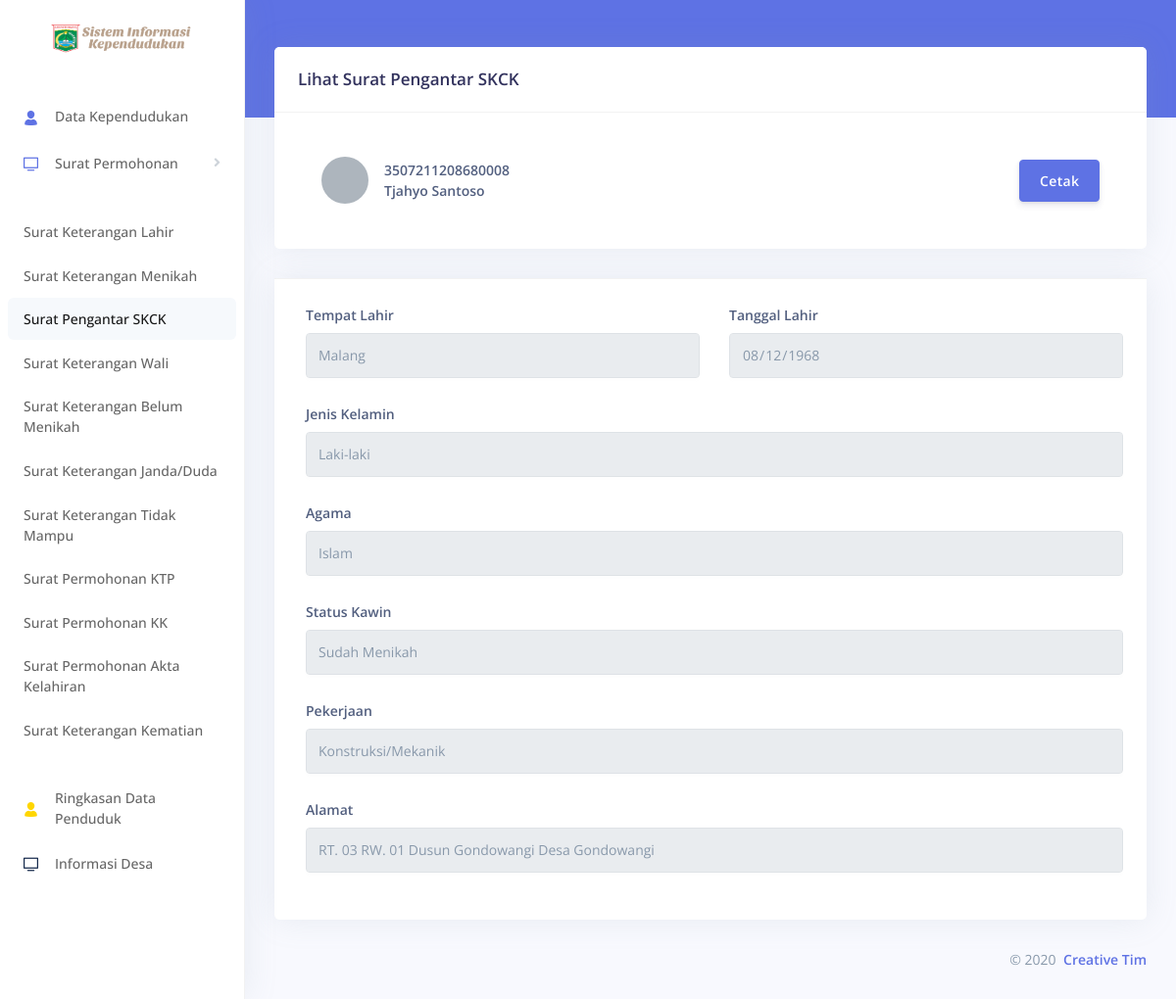
Screenshot of /Surat_PengantarSKCK/lihat_data/93 with the database file from the repository.
### tables this page shows
CREATE TABLE `surat` (
  `NIK_pemohon` varchar(16) DEFAULT NULL,
  `No_surat` int(11) NOT NULL,
  `jenis_surat` varchar(40) DEFAULT NULL,
  `tanggal_pengajuan` datetime DEFAULT current_timestamp(),
  `tanggal_terima` datetime DEFAULT current_timestamp(),
  `Nama_lahir` varchar(16) DEFAULT NULL,
  `Jenis_kelamin` enum('Laki-laki','Perempuan') DEFAULT NULL,
  `Jam_lahir` time DEFAULT NULL,
  `Hari_lahir` enum('Senin','Selasa','Rabu','Kamis','Jum''at','Sabtu','Minggu') NOT NULL,
  `Tanggal_lahir` date DEFAULT NULL,
  `Tempat_lahir` varchar(16) DEFAULT NULL,
  `Nama_ayah` varchar(16) DEFAULT NULL,
  `Nama_ibu` varchar(16) DEFAULT NULL,
  `Anak_ke` int(11) DEFAULT NULL,
  `Tanggal_kematian` date DEFAULT NULL,
  `Hari_mati` enum('Senin','Selasa','Rabu','Kamis','Jum''at','Sabtu') DEFAULT NULL,
  `Sebab_kematian` varchar(50) DEFAULT NULL,
  `Lokasi_kematian` varchar(50) DEFAULT NULL,
  `Tanggal_menikah` date DEFAULT NULL,
  `Wali_dari` varchar(16) DEFAULT NULL,
  `Keperluan` varchar(16) DEFAULT NULL,
  `Status_perceraian` varchar(30) DEFAULT NULL,
  `NIK_suami` varchar(16) DEFAULT NULL,
  `NIK_istri` varchar(16) DEFAULT NULL,
  `KK_Lama` varchar(15) DEFAULT NULL,
  `NIK_KK_Lama` varchar(16) DEFAULT NULL,
  `KK_ditempati` varchar(15) DEFAULT NULL,
  `NIK_KK_ditempati` varchar(16) DEFAULT NULL,
  `Alasan` varchar(30) DEFAULT NULL
);

CREATE TABLE `data_penduduk` (
  `No_KK` varchar(16) NOT NULL,
  `Nama_Lengkap` varchar(30) DEFAULT NULL,
  `NIK` varchar(16) NOT NULL,
  `Jenis_Kelamin` enum('Laki-laki','Perempuan') DEFAULT NULL,
  `Tempat_Lahir` varchar(30) DEFAULT NULL,
  `Tanggal_Lahir` date DEFAULT NULL,
  `Agama` enum('Islam','Kristen','Katholik','Hindu','Budha') DEFAULT NULL,
  `No_Telp` varchar(16) NOT NULL,
  `No_RT` int(11) NOT NULL,
  `No_RW` int(11) NOT NULL,
  `Dusun` varchar(15) NOT NULL,
  `Kode_pos` int(11) NOT NULL,
  `Pendidikan` enum('Belum Tamat SD/Sederajat','Tidak Tamat SD/Sederajat','SD/Sederajat','SMP/Sederajat','SMA/Sederajat','D1','D2','D3','S1','S2') NOT NULL,
  `Pekerjaan` enum('Apoteker','Bidan','Buruh Tani/Perkebunan/Peternakan','Dosen/Guru','Industri','Karyawan BUMd/BUMN/Honorer/Swasta','Polisi/TNI','Konstruksi/Mekanik','RT','Pedagang','ASN','Pelajar','Wiraswasta','Belum/Tidak Bekerja','Lainnya') NOT NULL,
  `Gol_darah` enum('A','B','O','AB') NOT NULL,
  `Status_kawin` varchar(15) NOT NULL,
  `Tanggal_kawin` date NOT NULL,
  `SHDK` enum('Kepala Keluarga','Istri','Anak','Menantu','Mertua','Orang Tua','Suami','Cucu','Famili Lain','Lainnya') NOT NULL,
  `Status_keberadaan` varchar(10) NOT NULL
);

### application/controllers/Surat_PengantarSKCK.php (called while the page is built, shortened)
<?php
class Surat_PengantarSKCK extends CI_Controller
{
    function __construct()
    {
        $this->load->library('pdf');
        $this->load->library('session');
    }
    public function lihat_data($No_surat)
    {
        $this->load->model('M_pengantarSKCK');
        $data['detail'] = $this->M_pengantarSKCK->lihat($No_surat);
        $this->load->view('templates/header4');
        $this->load->view('pengantar_skck/v_lihatpengantarskck', $data);
        $this->load->view('templates/footer');
    }
}

### index.php (called while the page is built, shortened)
<?php
require_once BASEPATH.'core/CodeIgniter.php';

### application/models/M_pengantarskck.php (called while the page is built, shortened)
<?php
class M_pengantarskck extends CI_Model
{
    public function lihat($No_surat = NULL)
    {
        return $this->db->from('data_penduduk')
            ->join('surat', 'surat.NIK_pemohon=data_penduduk.NIK')->where('surat.No_surat', $No_surat)
            ->get()
            ->row();
    }
}

### application/views/pengantar_skck/v_lihatpengantarskck.php (the view, shortened to what this page needs)
<div class="main-content" id="panel">
   <div class="header bg-primary pb-6">
     <div class="container-fluid">
       <div class="header-body">
         <div class="row align-items-center py-4">
         </div>
       </div>
     </div>
   </div>
   <div class="container-fluid mt--6">
     <div class="row">
       <div class="col">
         <div class="card">
           <div class="card-header border-0">
             <h3 class="mb-0">Lihat Surat Pengantar SKCK</h3>
           </div>
           <div class="card-footer py-4">
             <div class="table-responsive">
               <table class="table align-items-center table-flush">
                 <tbody class="list">
                   <tr>
                     <th scope="row">
                       <div class="media align-items-center">
                         <a href="#" class="avatar rounded-circle mr-3">
                         </a>
                         <div class="media-body">
                           <span class="name mb-0 text-sm"><?php echo $detail->NIK_pemohon ?></span>
                           <br><span class="name mb-0 text-sm"><?php echo $detail->Nama_Lengkap ?></span>
                         </div>
                       </div>
                     </th>
                     <td class="text-right">
                     <?php echo anchor('Surat_PengantarSKCK/cetak/' . $detail->No_surat, '<div class="btn btn-primary my-2">Cetak</div>') ?>
                     </td>
                   </tr>
                 </tbody>
               </table>
             </div>
           </div>
         </div>
       </div>
     </div>
     <div class="row">
       <div class="col">
         <div class="card">
           <div class="card-footer py-4">
               <form>
                 <div class="pl-lg-2">
                   <div class="row">
                     <div class="col-lg-6">
                       <div class="form-group">
                         <label class="form-control-label" for="input-tempatlahir">Tempat Lahir</label>
                         <input type="text" id="input-tempatlahir" class="form-control" disabled value="<?php echo $detail->Tempat_Lahir ?>">
                       </div>
                     </div>
                     <div class="col-lg-6">
                       <div class="form-group">
                         <label class="form-control-label" for="input-tanggallahir">Tanggal Lahir</label>
                         <input type="date" id="input-tanggallahir" class="form-control" disabled value="<?php echo $detail->Tanggal_Lahir ?>">
                       </div>
                     </div>
                   </div>
                   <div class="row">
                     <div class="col-lg-12">
                       <div class="form-group">
                         <label class="form-control-label" for="input-jk">Jenis Kelamin</label>
                         <input type="text" id="input-jk" class="form-control" disabled value="<?php echo $detail->Jenis_Kelamin ?>">
                       </div>
                     </div>
                   </div>
                   <div class="row">
                     <div class="col-lg-12">
                       <div class="form-group">
                         <label class="form-control-label" for="input-agama">Agama</label>
                         <input type="text" id="input-agama" class="form-control" disabled value="<?php echo $detail->Agama ?>">
                       </div>
                     </div>
                   </div>
                   <div class="row">
                     <div class="col-lg-12">
                       <div class="form-group">
                         <label class="form-control-label" for="input-statuskawin">Status Kawin</label>
                         <input type="text" id="input-statuskawin" class="form-control" disabled value="<?php echo $detail->Status_kawin ?>">
                       </div>
                     </div>
                   </div>
                   <div class="row">
                     <div class="col-lg-12">
                       <div class="form-group">
                         <label class="form-control-label" for="input-pekerjaan">Pekerjaan</label>
                         <input type="text" id="input-pekerjaan" class="form-control" disabled value="<?php echo $detail->Pekerjaan ?>">
                       </div>
                     </div>
                   </div>
                   <div class="row">
                     <div class="col-lg-12">
                       <div class="form-group">
                         <label class="form-control-label" for="input-alamat">Alamat</label>
                         <input type="text" id="input-alamat" class="form-control" disabled value="RT. 0<?php echo $detail->No_RT ?> RW. 0<?php echo $detail->No_RW ?> Dusun <?php echo $detail->Dusun ?> Desa Gondowangi">
                       </div>
                     </div>
                   </div>
                 </div>
               </form>
             </div>
           </div>
         </div>
       </div>

### rows the page displays
surat: NIK_pemohon "3507211208680008", NIK_pemohon.Nama_Lengkap "Tjahyo Santoso", No_surat "Cetak", NIK_pemohon.Tempat_Lahir "Malang", NIK_pemohon.Tanggal_Lahir "08/12/1968", NIK_pemohon.Jenis_Kelamin "Laki-laki", NIK_pemohon.Agama "Islam", NIK_pemohon.Status_kawin "Sudah Menikah", NIK_pemohon.Pekerjaan "Konstruksi/Mekanik", NIK_pemohon.Dusun "RT. 03 RW. 01 Dusun Gondowangi Desa Gondowangi"
